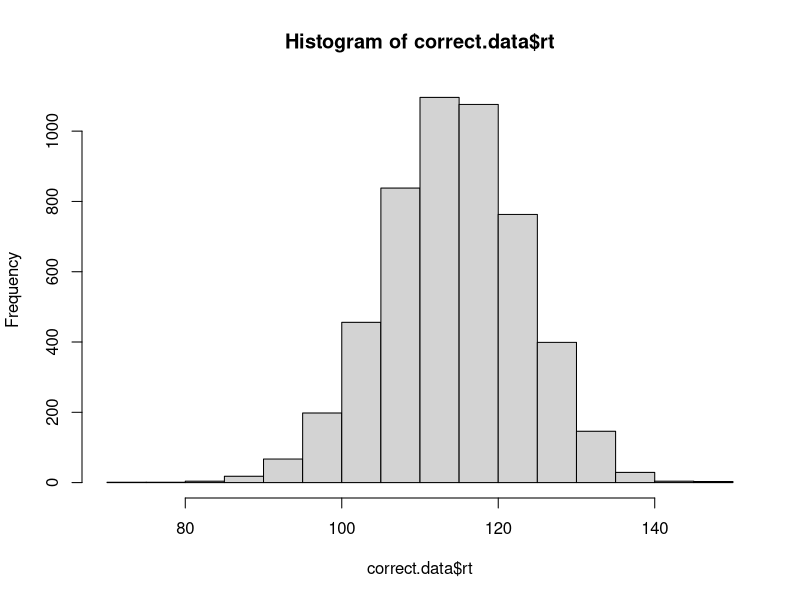
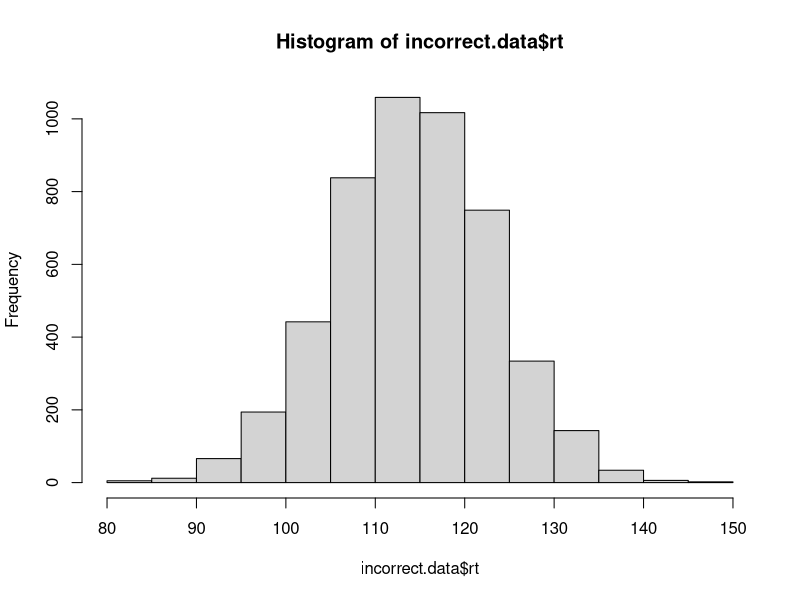

These figures' R source, in order:
# implement the model by filling in the function below
# the model should return a data frame with two columns: correct and rt
# the correct column should be TRUE or FALSE, and rt should contain the
# number of steps it took to reach the criterion.

# note that the function takes four arguments:
# samples is the number of samples to draw from the model
# rate.1 is the evidence accumulation rate for the correct response (default value is 40)
# rate.1 is the evidence accumulation rate for the incorrect response (default value is 40)
# criterion is the threshold for a response (default value is 3)

# one oddity: note that higher values for rate.1 and rate.2 will actually produce slower RTs.
# this is because the rate parameter is controlling the rate of decay of the exponential distribution,
# so faster rates mean that less evidence is likely to accumulate on each step. we could make
# these parameters more intuitive by taking 1/rate.1 and 1/rate.2 as the values to rexp().

accumulator.model <- function(samples, rate.1=40, rate.2=40, criterion=3){
  theNumber.1 <- 0 # accumulator 1
  theNumber.2 <- 0 # accumulator 2
  howMany <- 0 # number of samples
  
  # initialize arrays
  accuracy.array <- numeric()
  rt.array <- numeric()
  
  # repeat for number of samples
  for (i in 1:samples) {
    theNumber.1 <- 0 # start walk.1 at 0
    theNumber.2 <- 0 # start walk.1 at 0
    howMany <- 0 # start counter at 0
    
    # one sample
    while ((theNumber.1 <= criterion) && (theNumber.2 <= criterion)) {
      theNumber.1 <- (theNumber.1 + rexp(1, rate.1)) # add to "theNumber.1," to keep track of walk
      theNumber.2 <- (theNumber.2 + rexp(1, rate.2)) # add to "theNumber.1," to keep track of walk
      howMany <- (howMany + 1) # increment counter by 1
    }
    
    # output correct or not
    if(theNumber.1 >= criterion || theNumber.1 >= theNumber.2) {
      accuracy.array[i] <- TRUE
    }
    else {
      accuracy.array[i] <- FALSE
    }
    
    # output how many
    rt.array[i] <- howMany
  }
  
  output <- data.frame(
    correct = accuracy.array,
    rt = rt.array
  )
  
  return(output)
}

# test the model ####

# if the model is working correctly, then the line below should generate a data frame with 
# 1000 samples and about half of the samples should be correct. the average rt will probably
# be around 112, but might vary from that by a bit.

initial.test <- accumulator.model(10000)
sum(initial.test$correct) / length(initial.test$correct) # should be close to 0.5
mean(initial.test$rt) # should be about 112

# visualize the RT distributions ####

# we can use dplyr to filter the data and visualize the correct and incorrect RT distributions

library(dplyr)

correct.data <- initial.test %>% filter(correct==TRUE)
incorrect.data <- initial.test %>% filter(correct==FALSE)

hist(correct.data$rt)
hist(incorrect.data$rt)
